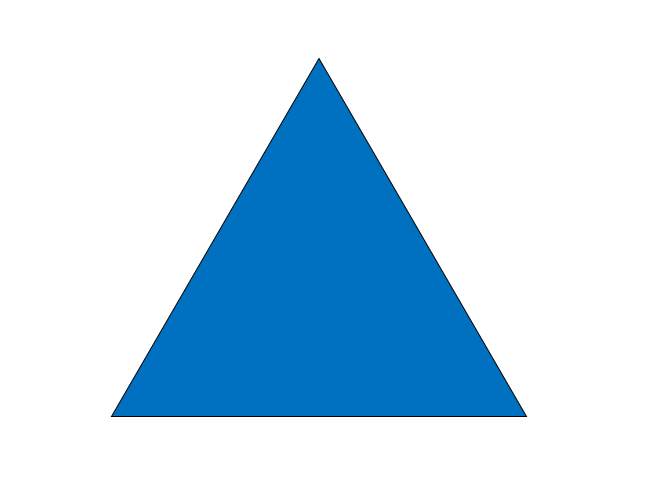
#> input picture images/triangle.png, 668 x 497 px
$ python harris_corner_detectionv1.py
#> lines starting #> are read from the running program, lines starting #| are printed output that depends on the picture
from skimage.io import imread
from skimage.color import rgb2gray
import matplotlib.pyplot as plt
from scipy import ndimage as ndi
from skimage.feature import peak_local_max
from skimage.feature import corner_harris, corner_peaks

from PIL import Image

img = Image.open('images/triangle.png').convert('RGB')
imggray = rgb2gray(img)
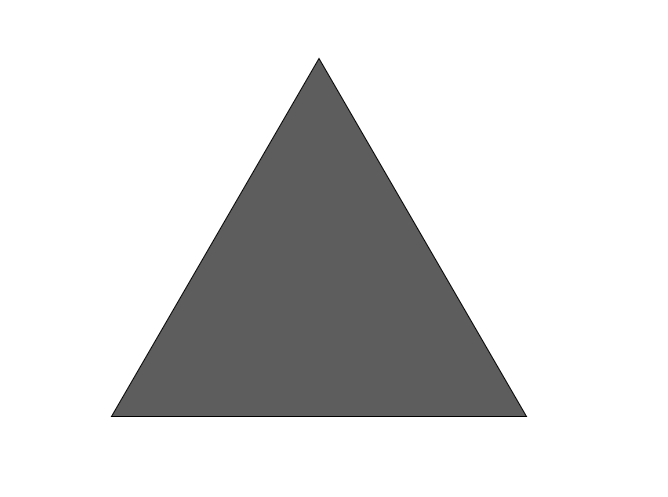
#> imggray: shape (497, 668) float64; min 0, max 1, mean 0.856

plt.imshow(imggray, cmap="gray")
plt.axis("off")
plt.show()


from scipy import signal as sig
import numpy as np

def gradient_x(imggray):
    ##Sobel operator kernels.
    kernel_x = np.array([[-1, 0, 1],[-2, 0, 2],[-1, 0, 1]])
    return sig.convolve2d(imggray, kernel_x, mode='same')
def gradient_y(imggray):
    kernel_y = np.array([[1, 2, 1], [0, 0, 0], [-1, -2, -1]])
    return sig.convolve2d(imggray, kernel_y, mode='same')
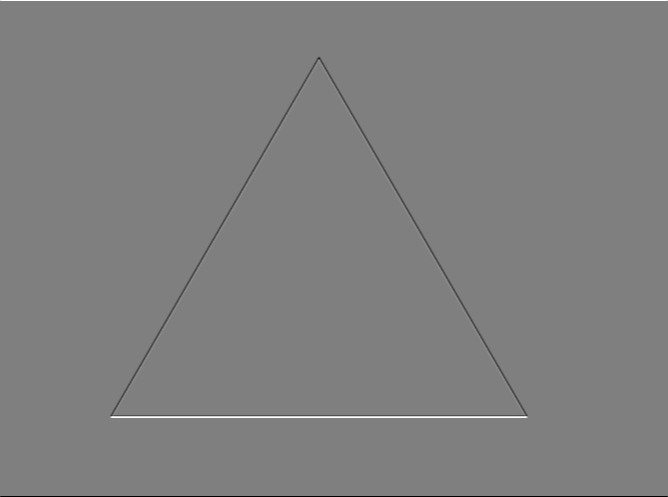
#> returned value: shape (497, 668) float64; min -4, max 4, mean 2.05e-17; drawn with min black and max white

I_x = gradient_x(imggray)
I_y = gradient_y(imggray)


Ixx = ndi.gaussian_filter(I_x**2, sigma=1)
Ixy = ndi.gaussian_filter(I_y*I_x, sigma=1)
Iyy = ndi.gaussian_filter(I_y**2, sigma=1)
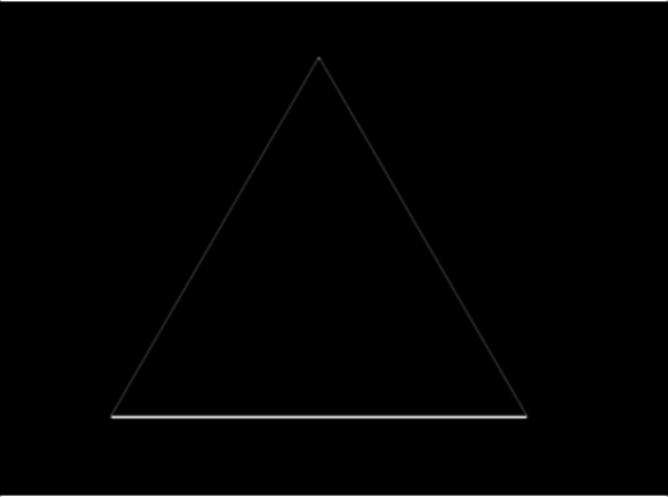
#> Iyy: shape (497, 668) float64; min 0, max 10.25, mean 0.105; drawn with min black and max white


k = 0.05

# determinant
detA = Ixx * Iyy - Ixy ** 2
# trace
traceA = Ixx + Iyy
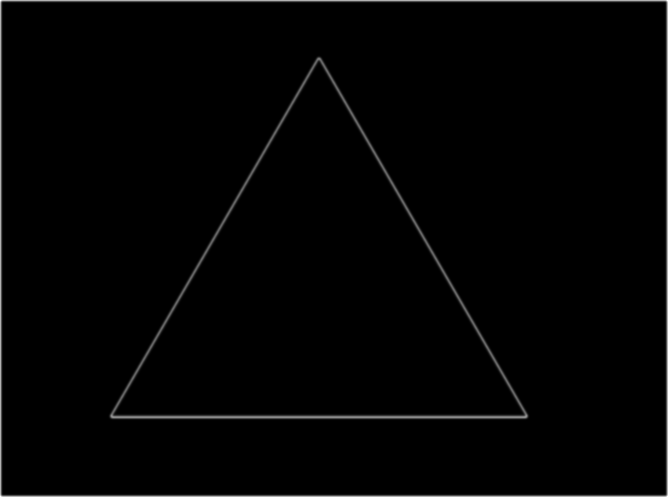
#> traceA: shape (497, 668) float64; min 0, max 14.76, mean 0.185; drawn with min black and max white

harris_response = detA - k * traceA ** 2
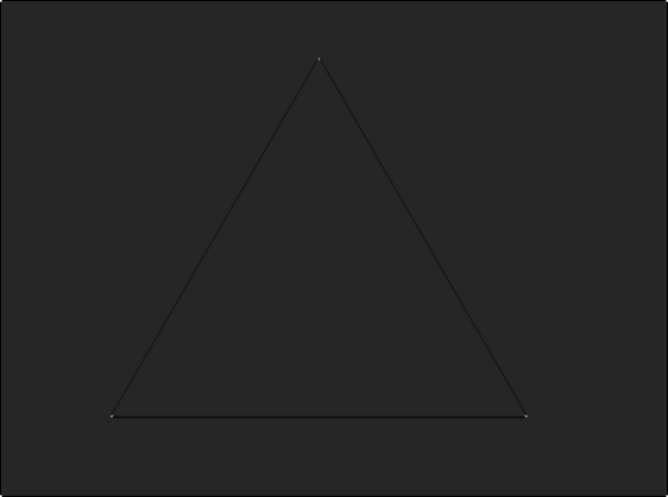
#> harris_response: shape (497, 668) float64; min -5.26, max 29.9, mean -0.1; drawn with min black and max white

img_copy_for_corners = np.copy(img)
img_copy_for_edges = np.copy(img)

corners = []

for rowindex, response in enumerate(harris_response):
    for colindex, r in enumerate(response):
        if r > 0:
            # this is a corner
            img_copy_for_corners[rowindex, colindex] = [255,0,0]
        elif r < 0:
            # this is an edge
            img_copy_for_edges[rowindex, colindex] = [0,255,0]
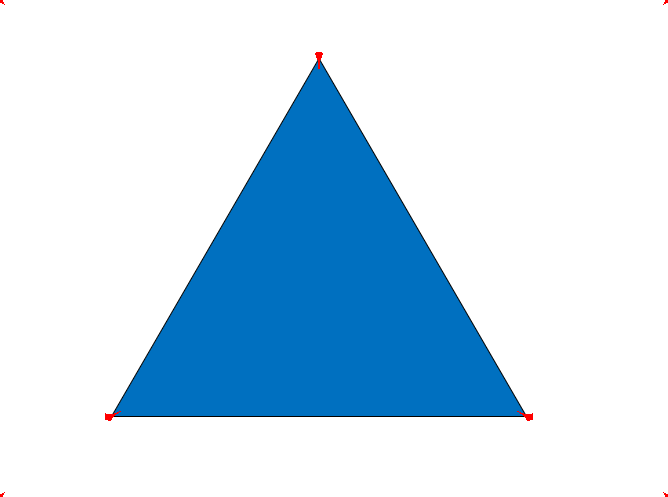
#> img_copy_for_corners: shape (497, 668, 3); mean R, G, B 197.5, 222.2, 239.9
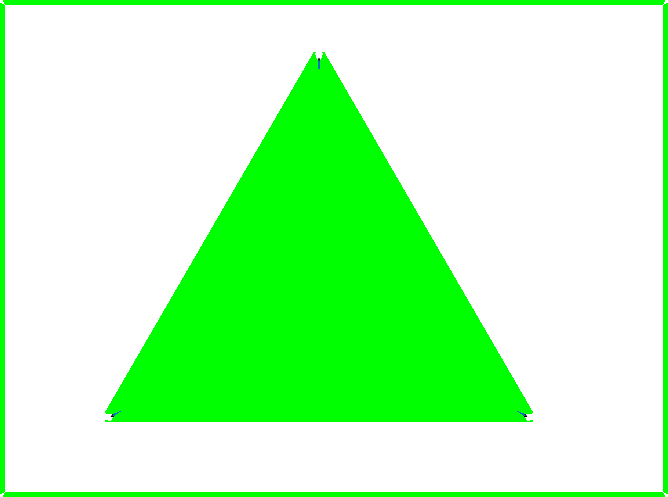
#> img_copy_for_edges: shape (497, 668, 3); mean R, G, B 182.4, 255, 182.4

fig, ax = plt.subplots(nrows=1, ncols=2, figsize=(10,10))
ax[0].set_title("corners found")
ax[0].imshow(img_copy_for_corners)
ax[1].set_title("edges found")
ax[1].imshow(img_copy_for_edges)
plt.show()


num_corners = np.sum(harris_response > 0.1 * harris_response.max())
#> num_corners = 33
print(num_corners)
#| 33

# [4 lines of commented-out code are left out]

$ run again, with images/circle.png copied over images/triangle.png
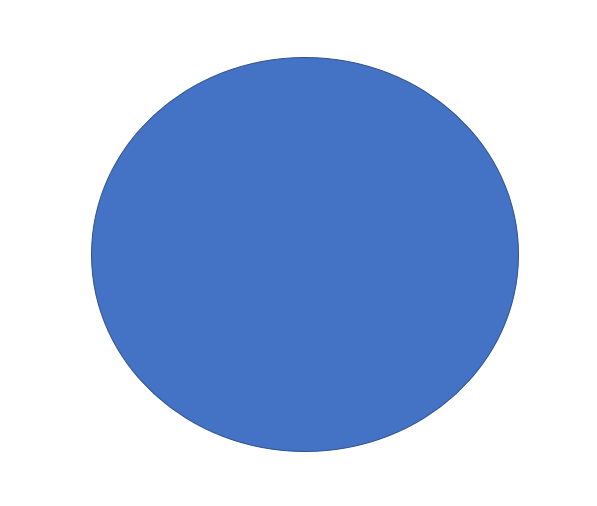
#> input picture images/circle.png, 597 x 506 px
#> `traceA = Ixx + Iyy`:
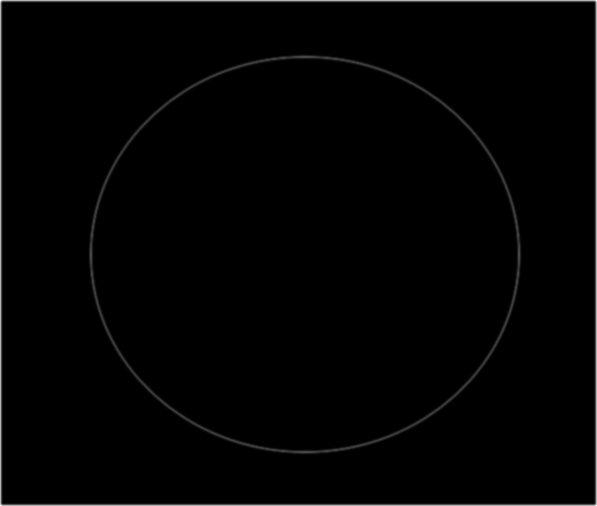
#> traceA: shape (506, 597) float64; min 0, max 14.76, mean 0.16; drawn with min black and max white
#> after the loop `for rowindex, response in enumerate(harris_response):`:
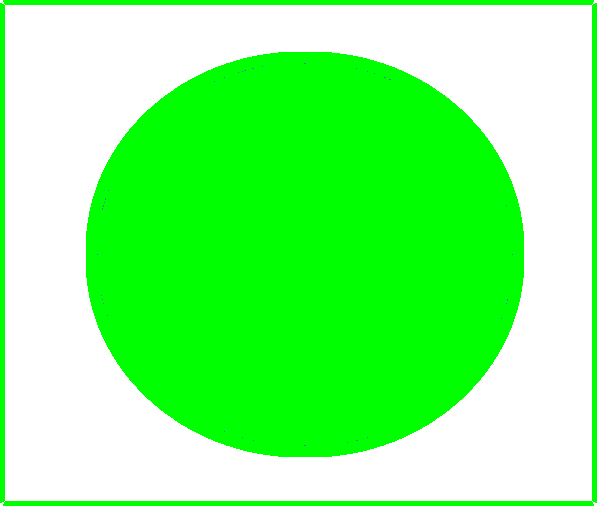
#> img_copy_for_edges: shape (506, 597, 3); mean R, G, B 126.2, 255, 126.2
#> num_corners = 16
#| 16

$ run again, with images/decagon.png copied over images/triangle.png
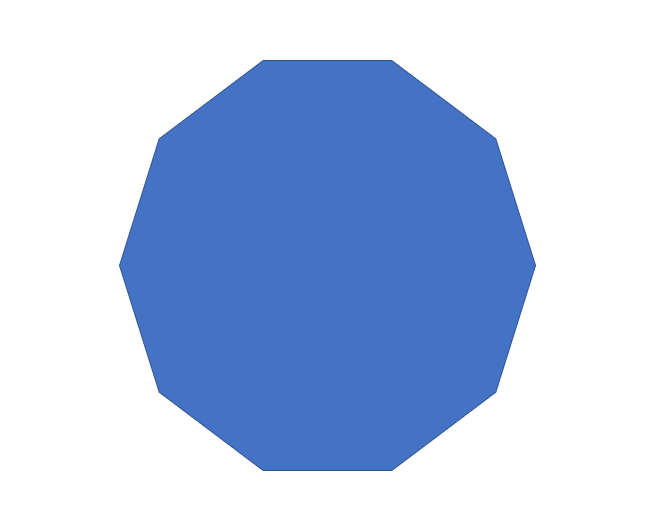
#> input picture images/decagon.png, 670 x 526 px
#> `traceA = Ixx + Iyy`:
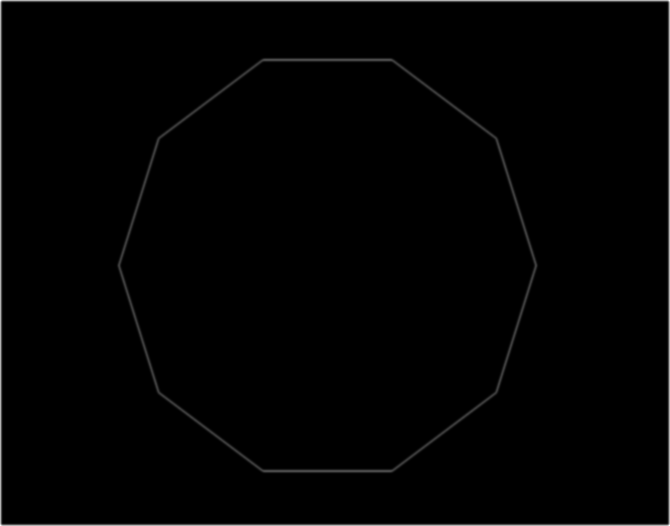
#> traceA: shape (526, 670) float64; min 0, max 14.76, mean 0.147; drawn with min black and max white
#> after the loop `for rowindex, response in enumerate(harris_response):`:
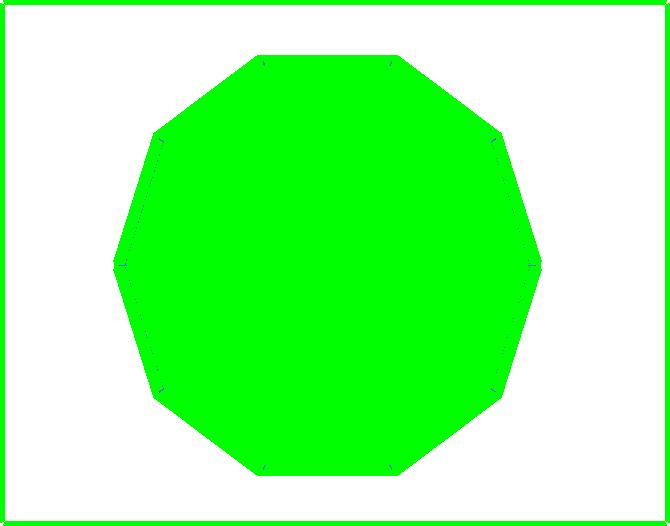
#> img_copy_for_edges: shape (526, 670, 3); mean R, G, B 144.2, 254.9, 144.3
#> num_corners = 16
#| 16
